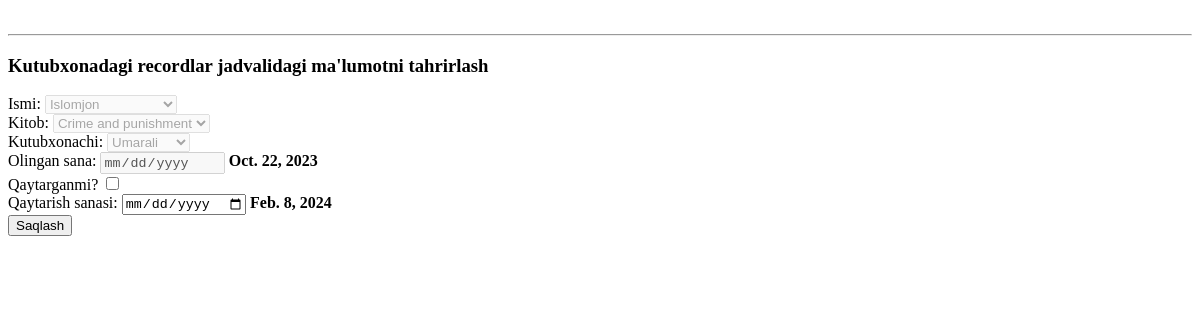
Page /update_record/2/ (signed in) on the earlier database version.
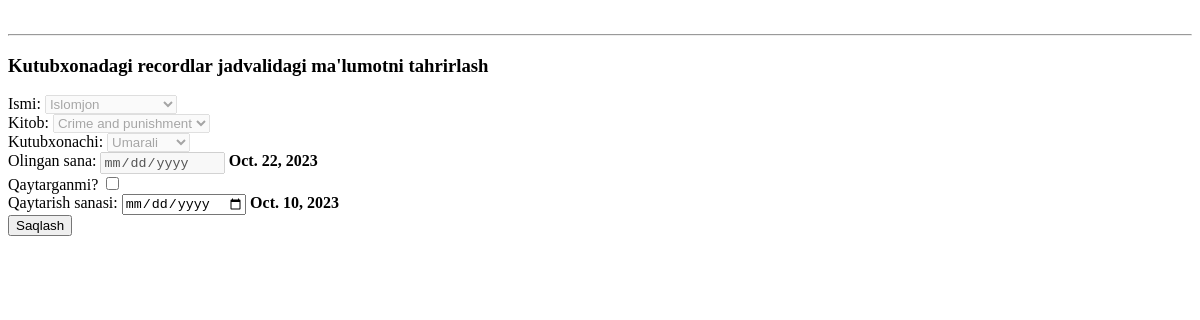
Same page on the later database version.
### mainApp/models.py (models this page shows, shortened)
class Record(models.Model):
    student = models.ForeignKey(Student, on_delete=models.CASCADE)
    book = models.ForeignKey(Book, on_delete=models.CASCADE)
    librarian = models.ForeignKey(Librarian, on_delete=models.CASCADE)
    date_of_recieved = models.DateField()
    isreturned = models.BooleanField(default=False)
    date_of_returned = models.DateField()

### mainApp/views.py (the view)
# urls.py: path('update_record/<int:num>/', update_record),
def update_record(request, num):
    if request.user.is_authenticated:
        if request.method == 'POST':
            Record.objects.filter(id=num).update(
                isreturned=request.POST.get("alive") == "on",
                date_of_returned=request.POST.get("date_of_returned")
            )
            return redirect("/records/")
        content = {
            "record": Record.objects.get(id=num),
            "students": Student.objects.all(),
            "books": Book.objects.all(),
            "librarians": Librarian.objects.all()
        }
        return render(request, 'update_record.html', content)

### templates/update_record.html (shortened to what this page needs)
<!DOCTYPE html>
<html lang="en">
<head>
</head>
<body>
<br>
<hr>
<h3>Kutubxonadagi recordlar jadvalidagi ma'lumotni tahrirlash</h3>
<form method="post">
    <label for="student">Ismi: </label>
    <select name="student" id="student" disabled>
        {% for student in students %}
        <option value="{{student.id}}">{{student.name}}</option>
        {% endfor %}
    </select><br>
    <label for="book">Kitob: </label>
    <select name="book" id="book" disabled>
        {% for book in books %}
        <option value="{{book.id}}">{{book.name}}</option>
        {% endfor %}
    </select><br>
    <label for="librarian">Kutubxonachi: </label>
    <select name="librarian" id="librarian" disabled>
        {% for librarian in librarians %}
        <option value="{{librarian.id}}">{{librarian.name}}</option>
        {% endfor %}
    </select><br>
    <label for="date_of_recieved">Olingan sana: </label>
    <input type="date" id="date_of_recieved" name="date_of_recieved" value="{{record.date_of_recieved}}" disabled>
    <b>{{record.date_of_recieved}}</b>
    <br>
    <label for="isreturned">Qaytarganmi? </label>
    <input type="checkbox" id="isreturned" name="isreturned" value="{{record.isreturned}}"><br>
    <label for="date_of_returned">Qaytarish sanasi: </label>
    <input type="date" id="date_of_returned" name="date_of_returned" value="{{record.date_of_returned}}">
    <b>{{record.date_of_returned}}</b>
    <br>
    <button>Saqlash</button>
</form>
</body>
</html>

Differences in the rows shown:
changed Record: date_of_returned "Feb. 8, 2024" → "Oct. 10, 2023"
